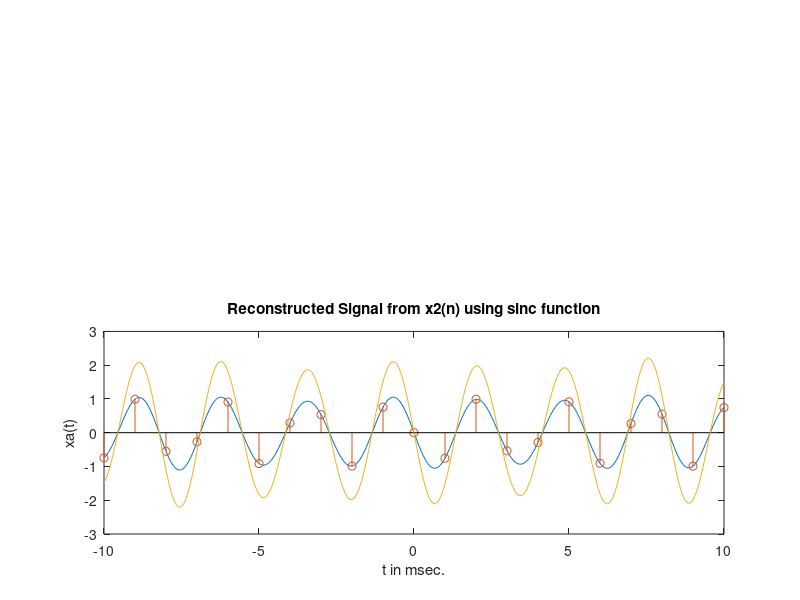

This figure's MATLAB source:
% Chapter 3 : Example 3.20

%             Reconstruction and aliasing using sinc function

%

% Discrete-time Signal x1(n)

Ts = 0.001; Fs = 1/Ts; n = -10:1:10; nTs = n*Ts;

x = exp(-1000*abs(nTs));
x = sin(nTs*4000);

% Analog Signal reconstruction

Dt = 0.00005;

t = -0.01:Dt:0.01;

xa = x * sinc(Fs*(ones(length(nTs),1)*t-nTs'*ones(1,length(t))));

xb = x * sinc(Fs*(ones(length(nTs),1)*t-nTs'*ones(1,length(t)))) + ...
     x * sinc(Fs*(ones(length(nTs),1)*t-nTs'*ones(1,length(t))));

% check

error = max(abs(xa - exp(-1000*abs(t))));

% Plots

subplot(1,1,1)

subplot(2,1,2);

plot(t*1000,xa);

xlabel('t in msec.'); 
ylabel('xa(t)')

title('Reconstructed Signal from x2(n) using sinc function'); hold on

stem(n*Ts*1000,x); 
plot(t*1000,xb);
hold off